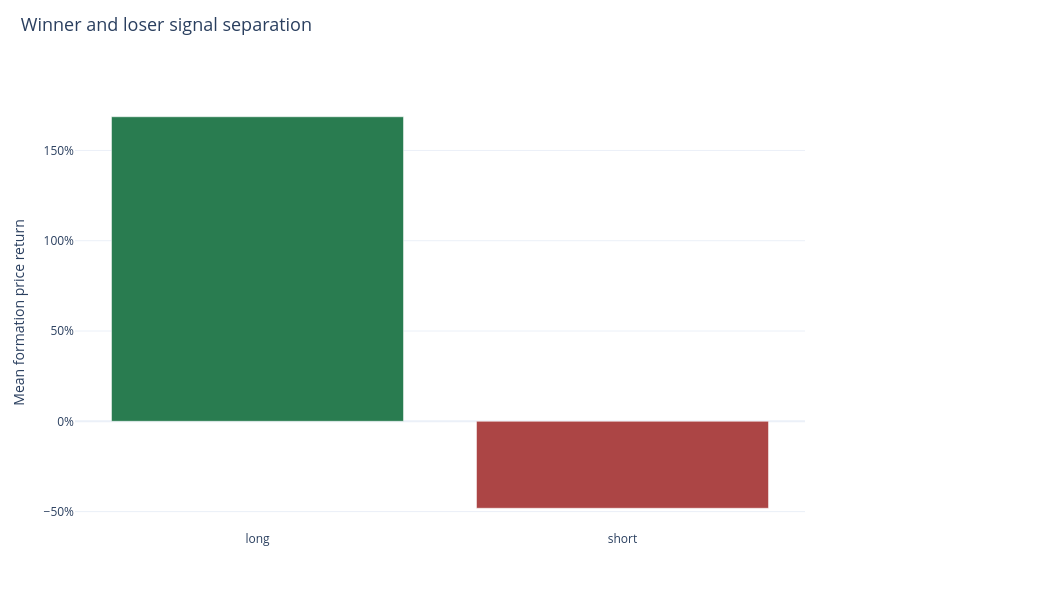

Here is the notebook cell this chart was saved with:
### Markdown cell above
## 2. Universe → ranking → actual portfolio

The example uses the latest monthly N=24 signal and exposes the ranking inputs and actual target weights.

### Code cell
research.snapshot()

### Figure 1 — Plotly figure (JSON) as saved in the notebook; plotly's stock layout.template omitted (floating-point values rounded to 4 significant figures)
{"data": [{"marker": {"color": ["#297c50", "#ac4545"]}, "type": "bar", "x": ["long", "short"], "y": [1.687, -0.4815]}], "layout": {"height": 610, "hovermode": "x unified", "legend": {"font": {"size": 12}, "itemclick": "toggle", "itemdoubleclick": "toggleothers", "x": 1.025, "y": 1}, "margin": {"b": 80, "l": 75, "r": 235, "t": 95}, "title": {"font": {"size": 18}, "text": "Winner and loser signal separation", "x": 0.02, "y": 0.97}, "width": 1040, "yaxis": {"tickformat": ".0%", "title": {"text": "Mean formation price return"}}}}
